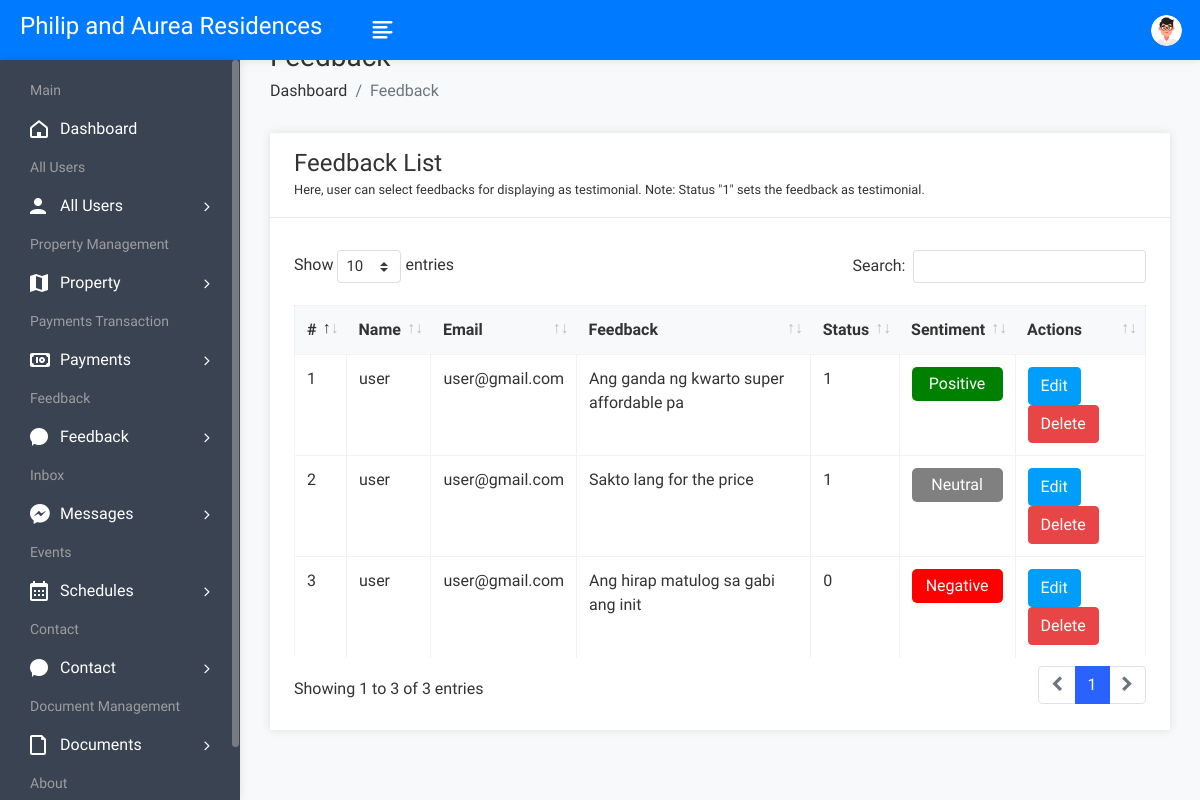
The page /admin/feedbackview.php (signed in) on the database its author committed.
### tables this page shows
CREATE TABLE `feedback` (
  `fid` int(50) NOT NULL,
  `uid` int(50) NOT NULL,
  `fdescription` varchar(300) NOT NULL,
  `status` int(1) NOT NULL,
  `date` datetime NOT NULL DEFAULT current_timestamp(),
  `sentiment` varchar(255) NOT NULL
);

CREATE TABLE `user` (
  `uid` int(50) NOT NULL,
  `uname` varchar(100) NOT NULL,
  `uemail` varchar(100) NOT NULL,
  `uphone` varchar(20) NOT NULL,
  `upass` varchar(50) NOT NULL,
  `utype` varchar(50) NOT NULL,
  `uimage` varchar(300) NOT NULL,
  `house_rented` int(50) DEFAULT NULL
);

### admin/feedbackview.php (the view, shortened to what this page needs)
<!DOCTYPE html>
<html lang="en">
<head>
        <link rel="stylesheet" href="assets/css/bootstrap.min.css">
        <link rel="stylesheet" href="assets/css/font-awesome.min.css">
        <link rel="stylesheet" href="assets/css/feathericon.min.css">
		<link rel="stylesheet" href="assets/plugins/datatables/dataTables.bootstrap4.min.css">
		<link rel="stylesheet" href="assets/plugins/datatables/responsive.bootstrap4.min.css">
		<link rel="stylesheet" href="assets/plugins/datatables/select.bootstrap4.min.css">
		<link rel="stylesheet" href="assets/plugins/datatables/buttons.bootstrap4.min.css">
        <link rel="stylesheet" href="assets/css/style.css">
    </head>
    <body>
				<?php include("header.php"); ?>
            <div class="page-wrapper">
                <div class="content container-fluid">
					<div class="page-header">
						<div class="row">
							<div class="col">
								<h3 class="page-title">Feedback</h3>
								<ul class="breadcrumb">
									<li class="breadcrumb-item"><a href="dashboard.php">Dashboard</a></li>
									<li class="breadcrumb-item active">Feedback</li>
								</ul>
							</div>
						</div>
					</div>
					<div class="row">
						<div class="col-sm-12">
							<div class="card">
								<div class="card-header">
									<h4 class="card-title">Feedback List</h4>
									<small>Here, user can select feedbacks for displaying as testimonial. Note: Status "1" sets the feedback as testimonial.</small>
								</div>
								<div class="card-body">
									<table id="basic-datatable" class="table table-bordered table-hover">
                                            <thead>
                                                <tr>
                                                    <th>#</th>
                                                    <th>Name</th>
                                                    <th>Email</th>
                                                    <th>Feedback</th>
													<th>Status</th>
													<th>Sentiment</th>
                                                    <th>Actions</th>
                                                </tr>
                                            </thead>
                                            <tbody>
											<?php
												$query=mysqli_query($con,"select feedback.*, user.* from feedback,user where feedback.uid=user.uid");
												$cnt=1;
												while($row=mysqli_fetch_array($query))
													{
														$backgroundColor = '';
														if (trim($row['sentiment']) == 'Positive') {
															$backgroundColor = 'background-color: green; color: white;';
														} elseif (trim($row['sentiment']) == 'Negative') {
															$backgroundColor = 'background-color: red; color: white;';
														} elseif (trim($row['sentiment']) == 'Neutral') {
															$backgroundColor = 'background-color: gray; color: white;';
														}
											?>
                                                <tr>
                                                    <td><?php echo $cnt; ?></td>
                                                    <td><?php echo $row['uname']; ?></td>
                                                    <td><?php echo $row['uemail']; ?></td>
                                                    <td><?php echo $row['2']; ?></td>
                                                    <td><?php echo $row['3']; ?></td>
                                                    <td>
														<p style="<?php echo $backgroundColor; ?> padding: 5px; border-radius: 5px; text-align: center;">
															<?php echo $row['sentiment']; ?>
														</p>
													</td>
													<td><a href="feedbackedit.php?id=<?php echo $row['0']; ?>"><button class="btn btn-info">Edit</button></a>
                                                    <a href="feedbackdelete.php?id=<?php echo $row['0']; ?>"><button class="btn btn-danger">Delete</button></a></td>
                                                </tr>
                                                <?php
												$cnt=$cnt+1;
												}
												?>
                                            </tbody>
                                        </table>
								</div>
							</div>
						</div>
					</div>
				</div>
			</div>
    </body>
</html>

### rows shown on the page
feedback: uid.uname "user", uid.uemail "user@gmail.com", fdescription "Ang ganda ng kwarto super affordable pa", status "1", sentiment "Positive"
feedback: uid.uname "user", uid.uemail "user@gmail.com", fdescription "Sakto lang for the price", status "1", sentiment "Neutral"
feedback: uid.uname "user", uid.uemail "user@gmail.com", fdescription "Ang hirap matulog sa gabi ang init", status "0", sentiment "Negative"
